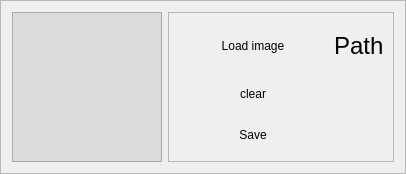
     <widget class="QFrame" name="frame">
      <property name="styleSheet">
       <string notr="true">QPushButton{
}</string>
      </property>
      <property name="frameShape">
       <enum>QFrame::StyledPanel</enum>
      </property>
      <property name="frameShadow">
       <enum>QFrame::Raised</enum>
      </property>
      <layout class="QHBoxLayout" name="horizontalLayout_10">
       <item>
        <widget class="QFrame" name="frame_2">
         <property name="minimumSize">
          <size>
           <width>150</width>
           <height>150</height>
          </size>
         </property>
         <property name="maximumSize">
          <size>
           <width>150</width>
           <height>150</height>
          </size>
         </property>
         <property name="styleSheet">
          <string notr="true">QFrame{
	border-image: url(&quot;logo-color.png&quot;) 0 0 0 0 stretch stretch;
	background-color:rgb(220, 220, 220);
	background-position: center;
	background-repeat: no-repeat;
}</string>
         </property>
         <property name="frameShape">
          <enum>QFrame::StyledPanel</enum>
         </property>
         <property name="frameShadow">
          <enum>QFrame::Raised</enum>
         </property>
        </widget>
       </item>
       <item>
        <widget class="QFrame" name="frame_3">
         <property name="frameShape">
          <enum>QFrame::StyledPanel</enum>
         </property>
         <property name="frameShadow">
          <enum>QFrame::Raised</enum>
         </property>
         <layout class="QVBoxLayout" name="verticalLayout_5">
          <item>
           <layout class="QHBoxLayout" name="horizontalLayout">
            <item>
             <widget class="QPushButton" name="pushButton">
              <property name="sizePolicy">
               <sizepolicy hsizetype="Fixed" vsizetype="Maximum">
                <horstretch>0</horstretch>
                <verstretch>0</verstretch>
               </sizepolicy>
              </property>
              <property name="minimumSize">
               <size>
                <width>150</width>
                <height>35</height>
               </size>
              </property>
              <property name="styleSheet">
               <string notr="true">QPushButton{
	border-radius: 15%;
}</string>
              </property>
              <property name="text">
               <string>Load image</string>
              </property>
              <property name="default">
               <bool>false</bool>
              </property>
              <property name="flat">
               <bool>false</bool>
              </property>
             </widget>
            </item>
            <item>
             <widget class="QLabel" name="label">
              <property name="sizePolicy">
               <sizepolicy hsizetype="Minimum" vsizetype="Preferred">
                <horstretch>0</horstretch>
                <verstretch>0</verstretch>
               </sizepolicy>
              </property>
              <property name="font">
               <font>
                <pointsize>18</pointsize>
               </font>
              </property>
              <property name="styleSheet">
               <string notr="true"/>
              </property>
              <property name="text">
               <string>Path</string>
              </property>
             </widget>
            </item>
           </layout>
          </item>
          <item>
           <widget class="QPushButton" name="clearBtn">
            <property name="sizePolicy">
             <sizepolicy hsizetype="Fixed" vsizetype="Maximum">
              <horstretch>0</horstretch>
              <verstretch>0</verstretch>
             </sizepolicy>
            </property>
            <property name="minimumSize">
             <size>
              <width>150</width>
              <height>35</height>
             </size>
            </property>
            <property name="styleSheet">
             <string notr="true">QPushButton{
	border-radius: 15%;
}</string>
            </property>
            <property name="text">
             <string>clear</string>
            </property>
            <property name="default">
             <bool>false</bool>
            </property>
            <property name="flat">
             <bool>false</bool>
            </property>
           </widget>
          </item>
          <item>
           <widget class="QPushButton" name="saveBtn">
            <property name="sizePolicy">
             <sizepolicy hsizetype="Fixed" vsizetype="Maximum">
              <horstretch>0</horstretch>
              <verstretch>0</verstretch>
             </sizepolicy>
            </property>
            <property name="minimumSize">
             <size>
              <width>150</width>
              <height>35</height>
             </size>
            </property>
            <property name="styleSheet">
             <string notr="true">QPushButton{
	border-radius: 15%;
}</string>
            </property>
            <property name="text">
             <string>Save</string>
            </property>
            <property name="default">
             <bool>false</bool>
            </property>
            <property name="flat">
             <bool>false</bool>
            </property>
           </widget>
          </item>
         </layout>
        </widget>
       </item>
      </layout>
     </widget>
